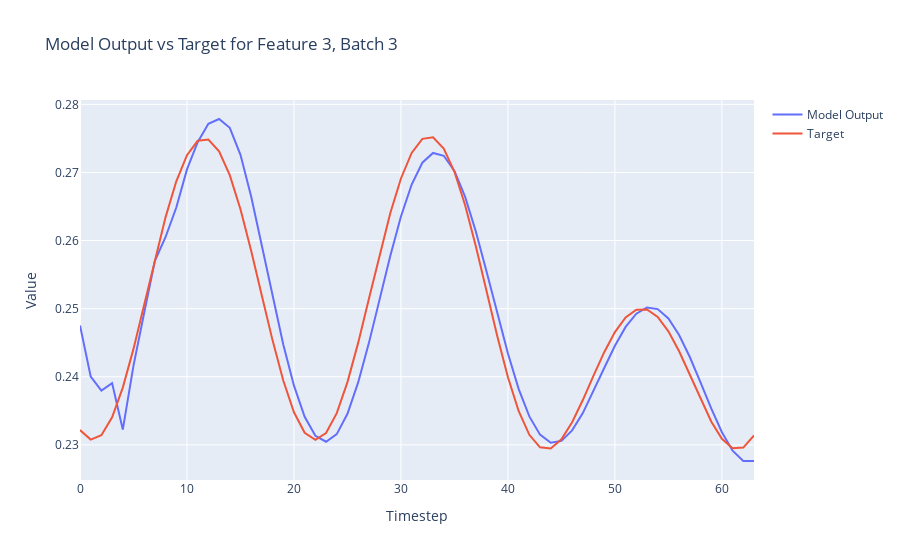

Write notebook code for a chart like this one.
### Code cell
import plotly.graph_objects as go

def plot_model_output_vs_target(model_outputs, targets, batch_index=0, feature_index=0):
    # Extract the specified feature for the given batch from both the model outputs and targets
    model_output_series = model_outputs[batch_index, :, feature_index].detach().numpy()
    target_series = targets[batch_index, :, feature_index].numpy()
    
    # Create a range for the x-axis (timesteps)
    timesteps = list(range(model_output_series.shape[0]))
    
    # Create traces
    model_trace = go.Scatter(x=timesteps, y=model_output_series, mode='lines', name='Model Output')
    target_trace = go.Scatter(x=timesteps, y=target_series, mode='lines', name='Target')
    
    # Create the figure and add traces
    fig = go.Figure()
    fig.add_trace(model_trace)
    fig.add_trace(target_trace)
    
    # Add title and labels
    fig.update_layout(title=f'Model Output vs Target for Feature {feature_index}, Batch {batch_index}',
                      xaxis_title='Timestep',
                      yaxis_title='Value')
    
    # Show the figure
    fig.show()

# Assuming `y` and `Y` are your model outputs and targets, respectively
# Adjust batch_index and feature_index as needed
plot_model_output_vs_target(outputs, Y, batch_index=3, feature_index=3)

### Figure 1 — Plotly figure (JSON) as saved in the notebook; plotly's stock layout.template omitted (floating-point values rounded to 4 significant figures)
{"data": [{"mode": "lines", "name": "Model Output", "type": "scatter", "x": [0, 1, 2, 3, 4, 5, 6, 7, 8, 9, 10, 11, 12, 13, 14, 15, 16, 17, 18, 19, 20, 21, 22, 23, 24, 25, 26, 27, 28, 29, 30, 31, 32, 33, 34, 35, 36, 37, 38, 39, 40, 41, 42, 43, 44, 45, 46, 47, 48, 49, 50, 51, 52, 53, 54, 55, 56, 57, 58, 59, 60, 61, 62, 63], "y": [0.2475, 0.24, 0.238, 0.2391, 0.2322, 0.2416, 0.2494, 0.257, 0.2605, 0.2649, 0.2704, 0.2745, 0.2771, 0.2778, 0.2766, 0.2726, 0.2665, 0.2592, 0.2517, 0.2447, 0.2387, 0.2341, 0.2313, 0.2305, 0.2316, 0.2346, 0.2392, 0.2449, 0.2513, 0.2577, 0.2635, 0.2682, 0.2714, 0.2729, 0.2725, 0.2702, 0.2664, 0.2613, 0.2555, 0.2493, 0.2434, 0.2382, 0.2342, 0.2315, 0.2303, 0.2306, 0.2321, 0.2347, 0.2378, 0.2413, 0.2446, 0.2473, 0.2493, 0.2502, 0.2499, 0.2486, 0.2461, 0.2429, 0.2392, 0.2353, 0.2319, 0.2291, 0.2276, 0.2276]}, {"mode": "lines", "name": "Target", "type": "scatter", "x": [0, 1, 2, 3, 4, 5, 6, 7, 8, 9, 10, 11, 12, 13, 14, 15, 16, 17, 18, 19, 20, 21, 22, 23, 24, 25, 26, 27, 28, 29, 30, 31, 32, 33, 34, 35, 36, 37, 38, 39, 40, 41, 42, 43, 44, 45, 46, 47, 48, 49, 50, 51, 52, 53, 54, 55, 56, 57, 58, 59, 60, 61, 62, 63], "y": [0.2322, 0.2308, 0.2314, 0.234, 0.2384, 0.2441, 0.2506, 0.2572, 0.2634, 0.2687, 0.2725, 0.2746, 0.2748, 0.2731, 0.2696, 0.2646, 0.2585, 0.2519, 0.2453, 0.2395, 0.2348, 0.2318, 0.2307, 0.2317, 0.2347, 0.2392, 0.245, 0.2514, 0.2579, 0.264, 0.2691, 0.2729, 0.2749, 0.2752, 0.2735, 0.2701, 0.2652, 0.2592, 0.2526, 0.246, 0.2399, 0.235, 0.2315, 0.2296, 0.2295, 0.2308, 0.2333, 0.2366, 0.2402, 0.2436, 0.2466, 0.2487, 0.2498, 0.2499, 0.2488, 0.2467, 0.2437, 0.2403, 0.2367, 0.2334, 0.2309, 0.2295, 0.2296, 0.2314]}], "layout": {"title": {"text": "Model Output vs Target for Feature 3, Batch 3"}, "xaxis": {"title": {"text": "Timestep"}}, "yaxis": {"title": {"text": "Value"}}}}
